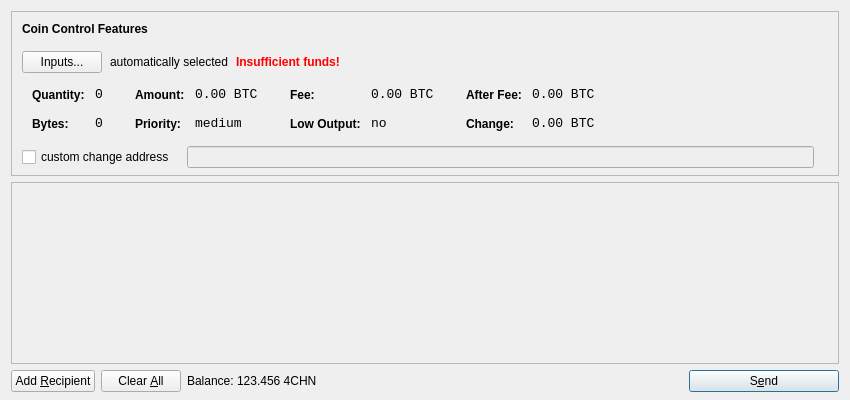
<?xml version="1.0" encoding="UTF-8"?>
<ui version="4.0">
 <class>SendCoinsDialog</class>
 <widget class="QDialog" name="SendCoinsDialog">
  <property name="geometry">
   <rect>
    <x>0</x>
    <y>0</y>
    <width>850</width>
    <height>400</height>
   </rect>
  </property>
  <property name="windowTitle">
   <string>Send Coins</string>
  </property>
  <layout class="QVBoxLayout" name="verticalLayout" stretch="0,1,0">
   <property name="bottomMargin">
    <number>8</number>
   </property>
   <item>
    <widget class="QFrame" name="frameCoinControl">
     <property name="sizePolicy">
      <sizepolicy hsizetype="Expanding" vsizetype="Expanding">
       <horstretch>0</horstretch>
       <verstretch>0</verstretch>
      </sizepolicy>
     </property>
     <property name="maximumSize">
      <size>
       <width>16777215</width>
       <height>16777215</height>
      </size>
     </property>
     <property name="frameShape">
      <enum>QFrame::StyledPanel</enum>
     </property>
     <property name="frameShadow">
      <enum>QFrame::Sunken</enum>
     </property>
     <layout class="QVBoxLayout" name="verticalLayoutCoinControl2">
      <property name="spacing">
       <number>-1</number>
      </property>
      <property name="leftMargin">
       <number>0</number>
      </property>
      <property name="topMargin">
       <number>0</number>
      </property>
      <property name="rightMargin">
       <number>0</number>
      </property>
      <property name="bottomMargin">
       <number>6</number>
      </property>
      <item>
       <layout class="QVBoxLayout" name="verticalLayoutCoinControl" stretch="0,0,0,0,1">
        <property name="spacing">
         <number>0</number>
        </property>
        <property name="leftMargin">
         <number>10</number>
        </property>
        <property name="topMargin">
         <number>10</number>
        </property>
        <item>
         <layout class="QHBoxLayout" name="horizontalLayoutCoinControl1">
          <property name="bottomMargin">
           <number>15</number>
          </property>
          <item>
           <widget class="QLabel" name="labelCoinControlFeatures">
            <property name="sizePolicy">
             <sizepolicy hsizetype="Preferred" vsizetype="Maximum">
              <horstretch>0</horstretch>
              <verstretch>0</verstretch>
             </sizepolicy>
            </property>
            <property name="font">
             <font>
              <weight>75</weight>
              <bold>true</bold>
             </font>
            </property>
            <property name="styleSheet">
             <string notr="true">font-weight:bold;</string>
            </property>
            <property name="text">
             <string>Coin Control Features</string>
            </property>
           </widget>
          </item>
         </layout>
        </item>
        <item>
         <layout class="QHBoxLayout" name="horizontalLayoutCoinControl2" stretch="0,0,0,0">
          <property name="spacing">
           <number>8</number>
          </property>
          <property name="bottomMargin">
           <number>10</number>
          </property>
          <item>
           <widget class="QPushButton" name="pushButtonCoinControl">
            <property name="styleSheet">
             <string notr="true"/>
            </property>
            <property name="text">
             <string>Inputs...</string>
            </property>
           </widget>
          </item>
          <item>
           <widget class="QLabel" name="labelCoinControlAutomaticallySelected">
            <property name="text">
             <string>automatically selected</string>
            </property>
            <property name="margin">
             <number>5</number>
            </property>
           </widget>
          </item>
          <item>
           <widget class="QLabel" name="labelCoinControlInsuffFunds">
            <property name="font">
             <font>
              <weight>75</weight>
              <bold>true</bold>
             </font>
            </property>
            <property name="styleSheet">
             <string notr="true">color:red;font-weight:bold;</string>
            </property>
            <property name="text">
             <string>Insufficient funds!</string>
            </property>
            <property name="margin">
             <number>5</number>
            </property>
           </widget>
          </item>
          <item>
           <spacer name="horizontalSpacerCoinControl">
            <property name="orientation">
             <enum>Qt::Horizontal</enum>
            </property>
            <property name="sizeHint" stdset="0">
             <size>
              <width>40</width>
              <height>1</height>
             </size>
            </property>
           </spacer>
          </item>
         </layout>
        </item>
        <item>
         <widget class="QWidget" name="widgetCoinControl" native="true">
          <property name="sizePolicy">
           <sizepolicy hsizetype="Preferred" vsizetype="Preferred">
            <horstretch>0</horstretch>
            <verstretch>0</verstretch>
           </sizepolicy>
          </property>
          <property name="minimumSize">
           <size>
            <width>0</width>
            <height>0</height>
           </size>
          </property>
          <property name="styleSheet">
           <string notr="true"/>
          </property>
          <layout class="QHBoxLayout" name="horizontalLayoutCoinControl5">
           <property name="margin">
            <number>0</number>
           </property>
           <item>
            <layout class="QHBoxLayout" name="horizontalLayoutCoinControl3" stretch="0,0,0,1">
             <property name="spacing">
              <number>20</number>
             </property>
             <property name="topMargin">
              <number>0</number>
             </property>
             <property name="bottomMargin">
              <number>10</number>
             </property>
             <item>
              <layout class="QFormLayout" name="formLayoutCoinControl1">
               <property name="horizontalSpacing">
                <number>10</number>
               </property>
               <property name="verticalSpacing">
                <number>14</number>
               </property>
               <property name="leftMargin">
                <number>10</number>
               </property>
               <property name="topMargin">
                <number>4</number>
               </property>
               <property name="rightMargin">
                <number>6</number>
               </property>
               <item row="0" column="0">
                <widget class="QLabel" name="labelCoinControlQuantityText">
                 <property name="styleSheet">
                  <string notr="true">font-weight:bold;</string>
                 </property>
                 <property name="text">
                  <string>Quantity:</string>
                 </property>
                 <property name="margin">
                  <number>0</number>
                 </property>
                </widget>
               </item>
               <item row="0" column="1">
                <widget class="QLabel" name="labelCoinControlQuantity">
                 <property name="font">
                  <font>
                   <family>Monospace</family>
                   <pointsize>10</pointsize>
                  </font>
                 </property>
                 <property name="cursor">
                  <cursorShape>IBeamCursor</cursorShape>
                 </property>
                 <property name="contextMenuPolicy">
                  <enum>Qt::ActionsContextMenu</enum>
                 </property>
                 <property name="text">
                  <string notr="true">0</string>
                 </property>
                 <property name="margin">
                  <number>0</number>
                 </property>
                 <property name="textInteractionFlags">
                  <set>Qt::LinksAccessibleByMouse|Qt::TextSelectableByKeyboard|Qt::TextSelectableByMouse</set>
                 </property>
                </widget>
               </item>
               <item row="1" column="0">
                <widget class="QLabel" name="labelCoinControlBytesText">
                 <property name="styleSheet">
                  <string notr="true">font-weight:bold;</string>
                 </property>
                 <property name="text">
                  <string>Bytes:</string>
                 </property>
                </widget>
               </item>
               <item row="1" column="1">
                <widget class="QLabel" name="labelCoinControlBytes">
                 <property name="font">
                  <font>
                   <family>Monospace</family>
                   <pointsize>10</pointsize>
                  </font>
                 </property>
                 <property name="cursor">
                  <cursorShape>IBeamCursor</cursorShape>
                 </property>
                 <property name="contextMenuPolicy">
                  <enum>Qt::ActionsContextMenu</enum>
                 </property>
                 <property name="text">
                  <string notr="true">0</string>
                 </property>
                 <property name="textInteractionFlags">
                  <set>Qt::LinksAccessibleByMouse|Qt::TextSelectableByKeyboard|Qt::TextSelectableByMouse</set>
                 </property>
                </widget>
               </item>
              </layout>
             </item>
             <item>
              <layout class="QFormLayout" name="formLayoutCoinControl2">
               <property name="horizontalSpacing">
                <number>10</number>
               </property>
               <property name="verticalSpacing">
                <number>14</number>
               </property>
               <property name="leftMargin">
                <number>6</number>
               </property>
               <property name="topMargin">
                <number>4</number>
               </property>
               <property name="rightMargin">
                <number>6</number>
               </property>
               <item row="0" column="0">
                <widget class="QLabel" name="labelCoinControlAmountText">
                 <property name="styleSheet">
                  <string notr="true">font-weight:bold;</string>
                 </property>
                 <property name="text">
                  <string>Amount:</string>
                 </property>
                 <property name="margin">
                  <number>0</number>
                 </property>
                </widget>
               </item>
               <item row="0" column="1">
                <widget class="QLabel" name="labelCoinControlAmount">
                 <property name="font">
                  <font>
                   <family>Monospace</family>
                   <pointsize>10</pointsize>
                  </font>
                 </property>
                 <property name="cursor">
                  <cursorShape>IBeamCursor</cursorShape>
                 </property>
                 <property name="contextMenuPolicy">
                  <enum>Qt::ActionsContextMenu</enum>
                 </property>
                 <property name="text">
                  <string notr="true">0.00 BTC</string>
                 </property>
                 <property name="textInteractionFlags">
                  <set>Qt::LinksAccessibleByMouse|Qt::TextSelectableByKeyboard|Qt::TextSelectableByMouse</set>
                 </property>
                </widget>
               </item>
               <item row="1" column="0">
                <widget class="QLabel" name="labelCoinControlPriorityText">
                 <property name="styleSheet">
                  <string notr="true">font-weight:bold;</string>
                 </property>
                 <property name="text">
                  <string>Priority:</string>
                 </property>
                </widget>
               </item>
               <item row="1" column="1">
                <widget class="QLabel" name="labelCoinControlPriority">
                 <property name="font">
                  <font>
                   <family>Monospace</family>
                   <pointsize>10</pointsize>
                  </font>
                 </property>
                 <property name="cursor">
                  <cursorShape>IBeamCursor</cursorShape>
                 </property>
                 <property name="contextMenuPolicy">
                  <enum>Qt::ActionsContextMenu</enum>
                 </property>
                 <property name="text">
                  <string>medium</string>
                 </property>
                 <property name="textInteractionFlags">
                  <set>Qt::LinksAccessibleByMouse|Qt::TextSelectableByKeyboard|Qt::TextSelectableByMouse</set>
                 </property>
                </widget>
               </item>
              </layout>
             </item>
             <item>
              <layout class="QFormLayout" name="formLayoutCoinControl3">
               <property name="horizontalSpacing">
                <number>10</number>
               </property>
               <property name="verticalSpacing">
                <number>14</number>
               </property>
               <property name="leftMargin">
                <number>6</number>
               </property>
               <property name="topMargin">
                <number>4</number>
               </property>
               <property name="rightMargin">
                <number>6</number>
               </property>
               <item row="0" column="0">
                <widget class="QLabel" name="labelCoinControlFeeText">
                 <property name="styleSheet">
                  <string notr="true">font-weight:bold;</string>
                 </property>
                 <property name="text">
                  <string>Fee:</string>
                 </property>
                 <property name="margin">
                  <number>0</number>
                 </property>
                </widget>
               </item>
               <item row="0" column="1">
                <widget class="QLabel" name="labelCoinControlFee">
                 <property name="font">
                  <font>
                   <family>Monospace</family>
                   <pointsize>10</pointsize>
                  </font>
                 </property>
                 <property name="cursor">
                  <cursorShape>IBeamCursor</cursorShape>
                 </property>
                 <property name="contextMenuPolicy">
                  <enum>Qt::ActionsContextMenu</enum>
                 </property>
                 <property name="text">
                  <string notr="true">0.00 BTC</string>
                 </property>
                 <property name="textInteractionFlags">
                  <set>Qt::LinksAccessibleByMouse|Qt::TextSelectableByKeyboard|Qt::TextSelectableByMouse</set>
                 </property>
                </widget>
               </item>
               <item row="1" column="0">
                <widget class="QLabel" name="labelCoinControlLowOutputText">
                 <property name="styleSheet">
                  <string notr="true">font-weight:bold;</string>
                 </property>
                 <property name="text">
                  <string>Low Output:</string>
                 </property>
                </widget>
               </item>
               <item row="1" column="1">
                <widget class="QLabel" name="labelCoinControlLowOutput">
                 <property name="font">
                  <font>
                   <family>Monospace</family>
                   <pointsize>10</pointsize>
                  </font>
                 </property>
                 <property name="cursor">
                  <cursorShape>IBeamCursor</cursorShape>
                 </property>
                 <property name="contextMenuPolicy">
                  <enum>Qt::ActionsContextMenu</enum>
                 </property>
                 <property name="text">
                  <string>no</string>
                 </property>
                 <property name="textInteractionFlags">
                  <set>Qt::LinksAccessibleByMouse|Qt::TextSelectableByKeyboard|Qt::TextSelectableByMouse</set>
                 </property>
                </widget>
               </item>
              </layout>
             </item>
             <item>
              <layout class="QFormLayout" name="formLayoutCoinControl4">
               <property name="horizontalSpacing">
                <number>10</number>
               </property>
               <property name="verticalSpacing">
                <number>14</number>
               </property>
               <property name="leftMargin">
                <number>6</number>
               </property>
               <property name="topMargin">
                <number>4</number>
               </property>
               <property name="rightMargin">
                <number>6</number>
               </property>
               <item row="0" column="0">
                <widget class="QLabel" name="labelCoinControlAfterFeeText">
                 <property name="styleSheet">
                  <string notr="true">font-weight:bold;</string>
                 </property>
                 <property name="text">
                  <string>After Fee:</string>
                 </property>
                 <property name="margin">
                  <number>0</number>
                 </property>
                </widget>
               </item>
               <item row="0" column="1">
                <widget class="QLabel" name="labelCoinControlAfterFee">
                 <property name="font">
                  <font>
                   <family>Monospace</family>
                   <pointsize>10</pointsize>
                  </font>
                 </property>
                 <property name="cursor">
                  <cursorShape>IBeamCursor</cursorShape>
                 </property>
                 <property name="contextMenuPolicy">
                  <enum>Qt::ActionsContextMenu</enum>
                 </property>
                 <property name="text">
                  <string notr="true">0.00 BTC</string>
                 </property>
                 <property name="textInteractionFlags">
                  <set>Qt::LinksAccessibleByMouse|Qt::TextSelectableByKeyboard|Qt::TextSelectableByMouse</set>
                 </property>
                </widget>
               </item>
               <item row="1" column="0">
                <widget class="QLabel" name="labelCoinControlChangeText">
                 <property name="styleSheet">
                  <string notr="true">font-weight:bold;</string>
                 </property>
                 <property name="text">
                  <string>Change:</string>
                 </property>
                </widget>
               </item>
               <item row="1" column="1">
                <widget class="QLabel" name="labelCoinControlChange">
                 <property name="font">
                  <font>
                   <family>Monospace</family>
                   <pointsize>10</pointsize>
                  </font>
                 </property>
                 <property name="cursor">
                  <cursorShape>IBeamCursor</cursorShape>
                 </property>
                 <property name="contextMenuPolicy">
                  <enum>Qt::ActionsContextMenu</enum>
                 </property>
                 <property name="text">
                  <string notr="true">0.00 BTC</string>
                 </property>
                 <property name="textInteractionFlags">
                  <set>Qt::LinksAccessibleByMouse|Qt::TextSelectableByKeyboard|Qt::TextSelectableByMouse</set>
                 </property>
                </widget>
               </item>
              </layout>
             </item>
            </layout>
           </item>
          </layout>
         </widget>
        </item>
        <item>
         <layout class="QHBoxLayout" name="horizontalLayoutCoinControl4" stretch="0,0,0">
          <property name="spacing">
           <number>12</number>
          </property>
          <property name="sizeConstraint">
           <enum>QLayout::SetDefaultConstraint</enum>
          </property>
          <property name="topMargin">
           <number>5</number>
          </property>
          <property name="rightMargin">
           <number>5</number>
          </property>
          <item>
           <widget class="QCheckBox" name="checkBoxCoinControlChange">
            <property name="text">
             <string>custom change address</string>
            </property>
           </widget>
          </item>
          <item>
           <widget class="QLineEdit" name="lineEditCoinControlChange">
            <property name="enabled">
             <bool>false</bool>
            </property>
            <property name="sizePolicy">
             <sizepolicy hsizetype="Expanding" vsizetype="Fixed">
              <horstretch>0</horstretch>
              <verstretch>0</verstretch>
             </sizepolicy>
            </property>
           </widget>
          </item>
          <item>
           <widget class="QLabel" name="labelCoinControlChangeLabel">
            <property name="sizePolicy">
             <sizepolicy hsizetype="Preferred" vsizetype="Expanding">
              <horstretch>0</horstretch>
              <verstretch>0</verstretch>
             </sizepolicy>
            </property>
            <property name="minimumSize">
             <size>
              <width>0</width>
              <height>0</height>
             </size>
            </property>
            <property name="text">
             <string/>
            </property>
            <property name="margin">
             <number>3</number>
            </property>
           </widget>
          </item>
         </layout>
        </item>
        <item>
         <spacer name="verticalSpacerCoinControl">
          <property name="orientation">
           <enum>Qt::Vertical</enum>
          </property>
          <property name="sizeHint" stdset="0">
           <size>
            <width>800</width>
            <height>1</height>
           </size>
          </property>
         </spacer>
        </item>
       </layout>
      </item>
     </layout>
    </widget>
   </item>
   <item>
    <widget class="QScrollArea" name="scrollArea">
     <property name="widgetResizable">
      <bool>true</bool>
     </property>
     <widget class="QWidget" name="scrollAreaWidgetContents">
      <property name="geometry">
       <rect>
        <x>0</x>
        <y>0</y>
        <width>830</width>
        <height>165</height>
       </rect>
      </property>
      <layout class="QVBoxLayout" name="verticalLayout_2">
       <property name="margin">
        <number>0</number>
       </property>
       <item>
        <layout class="QVBoxLayout" name="entries">
         <property name="spacing">
          <number>6</number>
         </property>
        </layout>
       </item>
       <item>
        <spacer name="verticalSpacer">
         <property name="orientation">
          <enum>Qt::Vertical</enum>
         </property>
         <property name="sizeHint" stdset="0">
          <size>
           <width>20</width>
           <height>40</height>
          </size>
         </property>
        </spacer>
       </item>
      </layout>
     </widget>
    </widget>
   </item>
   <item>
    <layout class="QHBoxLayout" name="horizontalLayout">
     <item>
      <widget class="QPushButton" name="addButton">
       <property name="toolTip">
        <string>Send to multiple recipients at once</string>
       </property>
       <property name="text">
        <string>Add &amp;Recipient</string>
       </property>
       <property name="icon">
        <iconset resource="../bitcoin.qrc">
         <normaloff>:/icons/add</normaloff>:/icons/add</iconset>
       </property>
       <property name="autoDefault">
        <bool>false</bool>
       </property>
      </widget>
     </item>
     <item>
      <widget class="QPushButton" name="clearButton">
       <property name="sizePolicy">
        <sizepolicy hsizetype="Minimum" vsizetype="Fixed">
         <horstretch>0</horstretch>
         <verstretch>0</verstretch>
        </sizepolicy>
       </property>
       <property name="toolTip">
        <string>Remove all transaction fields</string>
       </property>
       <property name="text">
        <string>Clear &amp;All</string>
       </property>
       <property name="icon">
        <iconset resource="../bitcoin.qrc">
         <normaloff>:/icons/remove</normaloff>:/icons/remove</iconset>
       </property>
       <property name="autoRepeatDelay">
        <number>300</number>
       </property>
       <property name="autoDefault">
        <bool>false</bool>
       </property>
      </widget>
     </item>
     <item>
      <layout class="QHBoxLayout" name="horizontalLayout_2">
       <property name="spacing">
        <number>3</number>
       </property>
       <item>
        <widget class="QLabel" name="label">
         <property name="text">
          <string>Balance:</string>
         </property>
        </widget>
       </item>
       <item>
        <widget class="QLabel" name="labelBalance">
         <property name="cursor">
          <cursorShape>IBeamCursor</cursorShape>
         </property>
         <property name="text">
          <string>123.456 4CHN</string>
         </property>
         <property name="textInteractionFlags">
          <set>Qt::LinksAccessibleByMouse|Qt::TextSelectableByKeyboard|Qt::TextSelectableByMouse</set>
         </property>
        </widget>
       </item>
      </layout>
     </item>
     <item>
      <spacer name="horizontalSpacer">
       <property name="orientation">
        <enum>Qt::Horizontal</enum>
       </property>
       <property name="sizeHint" stdset="0">
        <size>
         <width>40</width>
         <height>20</height>
        </size>
       </property>
      </spacer>
     </item>
     <item>
      <widget class="QPushButton" name="sendButton">
       <property name="minimumSize">
        <size>
         <width>150</width>
         <height>0</height>
        </size>
       </property>
       <property name="toolTip">
        <string>Confirm the send action</string>
       </property>
       <property name="text">
        <string>S&amp;end</string>
       </property>
       <property name="icon">
        <iconset resource="../bitcoin.qrc">
         <normaloff>:/icons/send</normaloff>:/icons/send</iconset>
       </property>
       <property name="default">
        <bool>true</bool>
       </property>
      </widget>
     </item>
    </layout>
   </item>
  </layout>
 </widget>
 <resources>
  <include location="../bitcoin.qrc"/>
 </resources>
 <connections/>
</ui>
